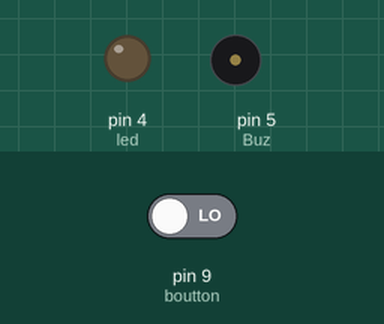
The sketch below on a simulated Arduino Uno, built with avr-gcc and run on an emulated ATmega328P. On the bench: output pins drawn as LEDs (lit = HIGH), buzzer (waves = sounding). Dashed ring = blinking. Inputs (shaded band) come from the test bench; at power-on: pin 9 (boutton) LOW.

Above: at 1.8 s.
1.9 s: pin 9 (boutton) driven HIGH
At 2.55 s:
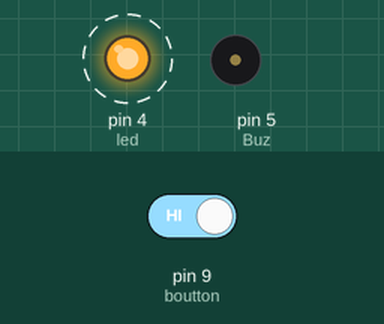
At 2.9 s:
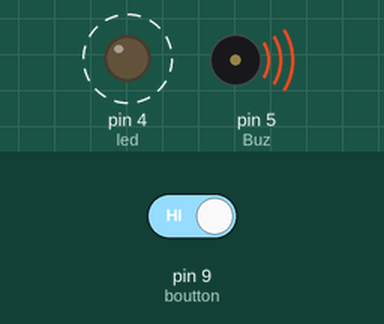
Timing chart, 0 to 10.9 s (numbered marks = the images above; inputs shaded):
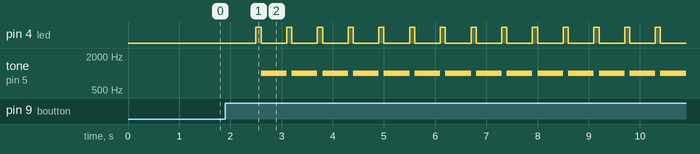

The sketch:

boutonmoteur.ino
```cpp
#include <Servo.h>

int EtatBoutton;
int boutton = 9;
int led = 4;
int Buz = 5;
void setup() {
 Serial.begin(9600);
 pinMode(Buz,OUTPUT);
 pinMode(boutton,INPUT);
 pinMode(led,OUTPUT);

}

void loop() {
EtatBoutton = digitalRead(boutton);
delay(500);
if (EtatBoutton == HIGH){
  digitalWrite(led,HIGH);
  delay(100);
   digitalWrite(led,LOW);
  tone(Buz,1000,500);


}
else {
  digitalWrite(led,LOW);

}
}
```

Measured:
- after the input at 1.9 s, pin 4 (led): alternates HIGH for 0.10 s and LOW for 0.50 s, starting after 0.60 s; tone on pin 5 (Buz): alternates 1000 Hz for 0.50 s and silent for 0.10 s, starting after 0.70 s
